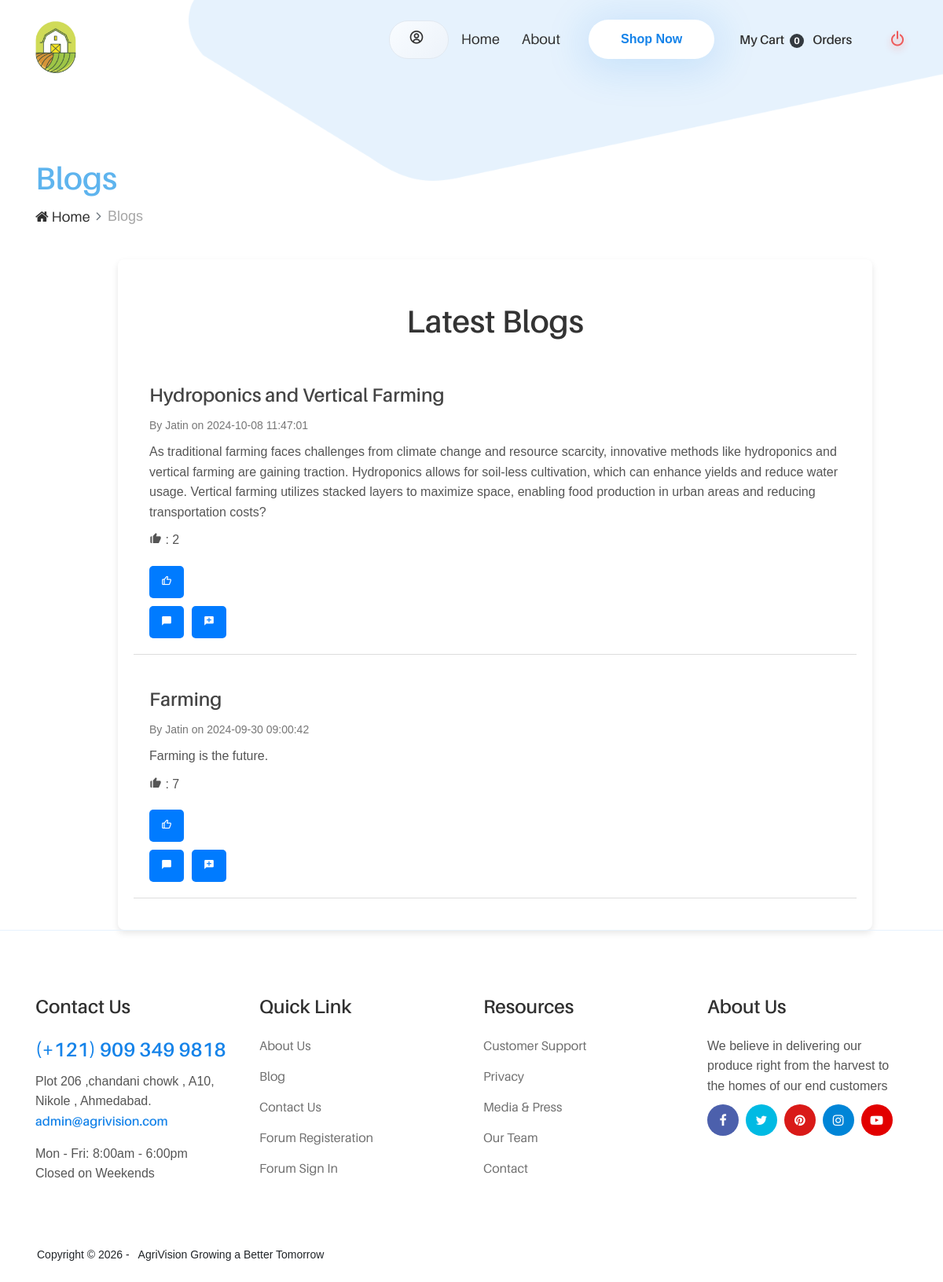
The page /display_blogs.php on the database its author committed.
### tables this page shows
CREATE TABLE `blogdata` (
  `blogId` int(10) NOT NULL,
  `bloguser` varchar(256) NOT NULL,
  `blogTitle` varchar(256) NOT NULL,
  `blogContent` longtext NOT NULL,
  `blogTime` timestamp NOT NULL DEFAULT current_timestamp(),
  `likes` int(10) DEFAULT 0
);

### display_blogs.php (the view, shortened to what this page needs)
<?php
include('header.php');
$conn = new mysqli('localhost', 'root', '', 'farm');
?>
<!DOCTYPE html>
<html lang="en">
<head>
    <link rel="stylesheet" href="https://cdn.jsdelivr.net/npm/boxicons@latest/css/boxicons.min.css">
</head>
<body>
<div class="breadcrumb-area">
    <div class="container h-100">
        <div class="row h-100 align-items-end">
            <div class="col-12">
                <div class="breadcumb--con">
                    <h4 style="font-size:40px;color:#5eb4ee;">Blogs</h4>
                    <nav aria-label="breadcrumb">
                        <ol class="breadcrumb">
                            <li class="breadcrumb-item"><a href="index.php"><i class="fa fa-home"></i> Home</a></li>
                            <li class="breadcrumb-item active" aria-current="page">Blogs</li>
                        </ol>
                    </nav>
                </div>
            </div>
        </div>
    </div>
    <div class="breadcrumb-bg-curve">
        <img src="./img/core-img/curve-5.png" alt="">
    </div>
</div>
    <div class="container1">
        <h1>Latest Blogs</h1>
        <?php
        $sql = "SELECT blogId, bloguser, blogTitle, blogContent, blogTime, likes FROM blogdata ORDER BY blogTime DESC";
        $result = $conn->query($sql);
        if ($result->num_rows > 0) {
            while($row = $result->fetch_assoc()) {
                echo "<div class='blog-item'>";
                echo "<h2>" . htmlspecialchars($row['blogTitle']) . "</h2>";
                echo "<p class='blog-meta'>By " . htmlspecialchars($row['bloguser']) . " on " . $row['blogTime'] . "</p>";
                echo "<p>" . nl2br(htmlspecialchars($row['blogContent'])) . "</p>";
                echo "<p><i class='bx bxs-like' ></i> : <span id='likes-" . $row['blogId'] . "' >" . $row['likes'] . "</span></p>";
                echo "<form method='post' action=''>";
                echo "<button type='submit' name='like' class='like-button' data-toggle='tooltip' title='Like Blog'><i class='bx bx-like'></i></button>";
                echo "</form>";
                echo "<button class='comment-button' data-blogid='" . $row['blogId'] . "' data-toggle='tooltip' title='Veiw Comments'><i class='bx bxs-comment'></i></button>";
                echo "<button class='add-comment-button' data-blogid='" . $row['blogId'] . "' data-toggle='tooltip' title='Add Comments'><i class='bx bxs-comment-add'></i></button>";
                echo "</div>";
            }
        } else {
            echo "<p>No blogs found.</p>";
        }
        ?>
    </div>
</body>
</html>
<?php include('footer.php'); ?>

### style.css (style rules this page uses)
* { margin: 0; padding: 0; }
body { font-family: "Aileron"; font-weight: 400; font-size: 14px; }
h1, h2, h3, h4, h5, h6 { font-family: "Aileron"; color: #303030; line-height: 1.4; font-weight: 600; }
a, a:active, a:focus, a:hover { font-family: "Aileron"; color: #303030; text-decoration: none; -webkit-transition-duration: 500ms; -o-transition-duration: 500ms; transition-duration: 500ms; outline: none; font-size: 16px; font-weight: 600; }
li { list-style: none; }
p { line-height: 2; color: #707070; font-size: 16px; font-weight: normal; }
img { max-width: 100%; height: auto; }
.breadcrumb-area { position: relative; z-index: 1; height: 290px; margin-bottom: 40px; }
.breadcrumb-area .breadcrumb-bg-curve { position: absolute; width: 80%; height: 100%; top: 0; right: 0; z-index: -1; background-size: cover; text-align: right !important; }
.breadcrumb-area .breadcumb--con .breadcrumb { padding: 0; margin-bottom: 0; list-style: none; background-color: transparent; border-radius: 0; }
.breadcrumb-area .breadcumb--con .breadcrumb .breadcrumb-item, .breadcrumb-area .breadcumb--con .breadcrumb .breadcrumb-item > a, .breadcrumb-area .breadcumb--con .breadcrumb .breadcrumb-item.active { font-size: 18px; text-transform: capitalize; color: #303030; font-weight: normal; letter-spacing: normal; }
.breadcrumb-area .breadcumb--con .breadcrumb .breadcrumb-item.active { color: #a6a6a6; }
.breadcrumb-area .breadcumb--con .breadcrumb .breadcrumb-item + .breadcrumb-item::before { content: "\f105"; font-family: 'FontAwesome'; }

### css/default-assets/classy-nav.css (style rules this page uses)
img { height: auto; max-width: 100%; }

### display_blogs.php (style rules this page uses)
body { font-family: 'Arial', sans-serif; }
.container1 { width: 80%; margin-top: 20px; margin-left:150px; max-width: 1400px; padding: 20px; border-radius: 8px; box-shadow: 0px 4px 8px rgba(0, 0, 0, 0.1); }
h1 { text-align: center; color: #333; margin-bottom: 30px; margin-top: 30px; }
.blog-item { border-bottom: 1px solid #ddd; padding: 20px; transition: transform 0.3s ease, box-shadow 0.3s ease; margin-bottom: 20px; }
h2 { color: #444; font-size: 24px; margin: 0; }
p { line-height: 1.6; color: #555; margin: 10px 0; }
.blog-meta { color: #777; font-size: 14px; }
.like-button, .comment-button, .add-comment-button { margin-top:10px; background-color: #007bff; color: white; border: none; padding: 10px 15px; cursor: pointer; border-radius: 5px; transition: background-color 0.3s; margin-right: 10px; }

### rows shown on the page
blogdata: blogTitle "Hydroponics and Vertical Farming", bloguser "Jatin", blogTime "2024-10-08 11:47:01", blogContent "As traditional farming faces challenges from climate change and resource scarcity, innovative methods like hydroponics and vertical farming are gaining traction. Hydroponics allows for soil-less cultivation, which can enhance yields and reduce water usage. Vertical farming utilizes stacked layers to maximize space, enabling food production in urban areas and reducing transportation costs?", likes "2"
blogdata: blogTitle "Farming", bloguser "Jatin", blogTime "2024-09-30 09:00:42", blogContent "Farming is the future.", likes "7"

### other values the page prints
$total_items "0"
